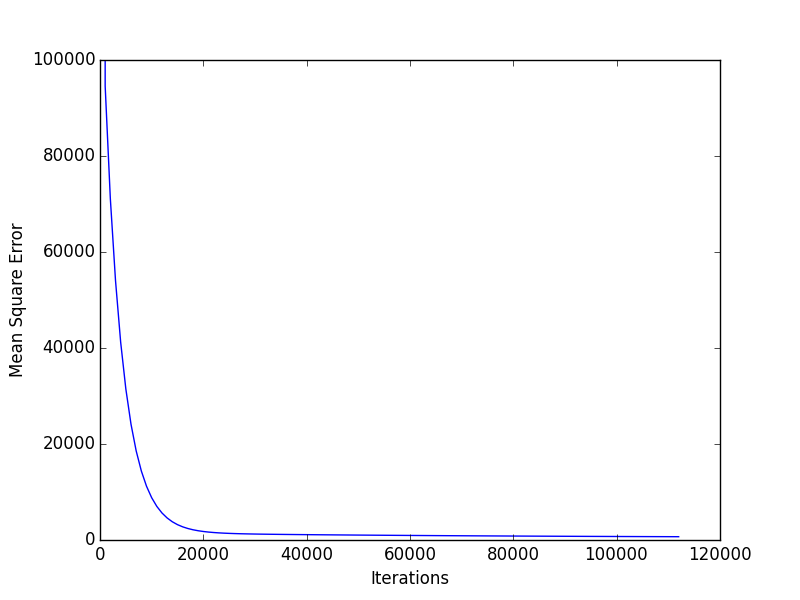

Here is the Python script that generated this plot:
import signal, math, matplotlib.pyplot
from base import Base

class MultiVariateLinearRegression(Base):

    def __init__(self):
        self.cc = 0
        self.x = []
        self.y = []
        self.w = [5]
        self.alpha = 0.000001
        self.filename = 'multivariate_data-train.csv'
        self.convergenceCondition = 1e-14
        self.ysum = None

    def loadCSVFile(self, filename=None):
        Base.loadCSVFile(self, filename=filename)
        for c in xrange(len(self.x)):
            self.x[c].insert(0, 1)

    def h(self, j):
        nlist = [self.w[i]*self.x[j][i] for i in xrange(len(self.w))]
        return sum(nlist)

    def summ(self, index):
        nlist = [self.x[j][index] * (self.y[j]-self.h(j)) for j in xrange(len(self.y))]
        return sum(nlist)

    def MSE(self):
        '''
        calculate the mean square error
        '''
        nlist = [ math.pow(self.y[i] - self.h(i), 2) for i in xrange(len(self.y))]
        self.msex.append(self.cc)
        self.msey.append(sum(nlist))

    def findLine(self):
        ''' Find the line given the points loaded from csv file.
        '''
        self.msex = []  #iteration count (x var on plot)
        self.msey = []  #mse (y variable on plot)

        self.w = self.w * len(self.x[0])
        hasConverged = False
        self.cc = 0
        while(hasConverged == False):    #convergence test
            hasConverged = True
            for i in xrange(len(self.w)):
                curW = self.w[i] + (self.alpha * self.summ(i))
                if(abs(curW - self.w[i]) > self.convergenceCondition):
                    hasConverged = False
                self.w[i] = curW
            if(self.cc % 1000 == 0):
                self.MSE()
            self.cc+=1
        print 'total iterations:',cc
        print 'mse:',self.mse
        return self.w

    @classmethod
    def run(cls, mvlr=None):
        if(mvlr == None):
            mvlr = MultiVariateLinearRegression()
        mvlr.loadCSVFile('multivariate_data-train.csv')
#         mvlr.loadCSVFile('univariate_data-train.csv')
        ws = mvlr.findLine()
        return ws

def main():
    smvlr = MultiVariateLinearRegression()

    def handler(signum, frame):
        matplotlib.pyplot.plot(smvlr.msex, smvlr.msey)
        matplotlib.pyplot.ylim(0, 100000)
        matplotlib.pyplot.ylabel("Mean Square Error")
        matplotlib.pyplot.xlabel("Iterations")
        matplotlib.pyplot.savefig("multivariate_%s.png" % (smvlr.filename, ))
        matplotlib.pyplot.clf()
        print 'iterations:',smvlr.cc

    print 'type ctrl+break or ctrl+pause to print current w and iteration count'
    # register ctrl+break to print values
    signal.signal(signal.SIGBREAK, handler)  #windows only

    print MultiVariateLinearRegression.run(smvlr)
    print 'done'

main()